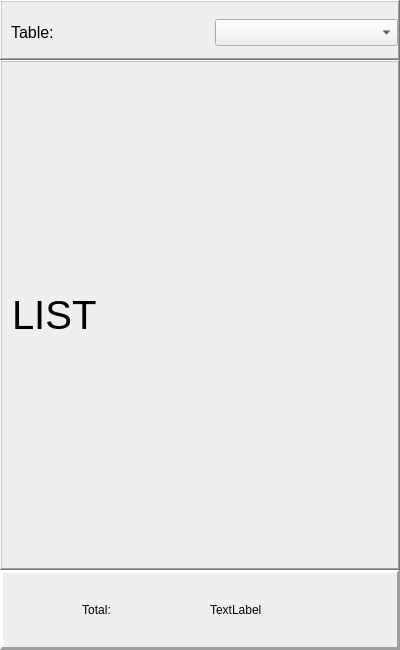
        <widget class="QFrame" name="rightMenu">
         <property name="minimumSize">
          <size>
           <width>400</width>
           <height>650</height>
          </size>
         </property>
         <property name="maximumSize">
          <size>
           <width>400</width>
           <height>650</height>
          </size>
         </property>
         <property name="frameShape">
          <enum>QFrame::NoFrame</enum>
         </property>
         <property name="frameShadow">
          <enum>QFrame::Raised</enum>
         </property>
         <property name="lineWidth">
          <number>3</number>
         </property>
         <layout class="QVBoxLayout" name="verticalLayout_2">
          <property name="spacing">
           <number>0</number>
          </property>
          <property name="leftMargin">
           <number>0</number>
          </property>
          <property name="topMargin">
           <number>0</number>
          </property>
          <property name="rightMargin">
           <number>0</number>
          </property>
          <property name="bottomMargin">
           <number>0</number>
          </property>
          <item alignment="Qt::AlignTop">
           <widget class="QFrame" name="topbar_2">
            <property name="minimumSize">
             <size>
              <width>0</width>
              <height>60</height>
             </size>
            </property>
            <property name="maximumSize">
             <size>
              <width>16777215</width>
              <height>60</height>
             </size>
            </property>
            <property name="frameShape">
             <enum>QFrame::WinPanel</enum>
            </property>
            <property name="frameShadow">
             <enum>QFrame::Raised</enum>
            </property>
            <property name="lineWidth">
             <number>3</number>
            </property>
            <layout class="QHBoxLayout" name="horizontalLayout_6">
             <property name="spacing">
              <number>20</number>
             </property>
             <property name="topMargin">
              <number>5</number>
             </property>
             <property name="rightMargin">
              <number>0</number>
             </property>
             <property name="bottomMargin">
              <number>0</number>
             </property>
             <item>
              <widget class="QLabel" name="label_2">
               <property name="font">
                <font>
                 <pointsize>12</pointsize>
                </font>
               </property>
               <property name="text">
                <string>Table:</string>
               </property>
              </widget>
             </item>
             <item>
              <widget class="QComboBox" name="comboBox">
               <property name="minimumSize">
                <size>
                 <width>0</width>
                 <height>27</height>
                </size>
               </property>
               <property name="maximumSize">
                <size>
                 <width>16777215</width>
                 <height>27</height>
                </size>
               </property>
               <property name="editable">
                <bool>false</bool>
               </property>
               <property name="currentText">
                <string/>
               </property>
               <property name="currentIndex">
                <number>-1</number>
               </property>
              </widget>
             </item>
            </layout>
           </widget>
          </item>
          <item>
           <widget class="QFrame" name="frame_7">
            <property name="sizePolicy">
             <sizepolicy hsizetype="Preferred" vsizetype="Expanding">
              <horstretch>0</horstretch>
              <verstretch>0</verstretch>
             </sizepolicy>
            </property>
            <property name="minimumSize">
             <size>
              <width>0</width>
              <height>0</height>
             </size>
            </property>
            <property name="frameShape">
             <enum>QFrame::WinPanel</enum>
            </property>
            <property name="frameShadow">
             <enum>QFrame::Raised</enum>
            </property>
            <property name="lineWidth">
             <number>3</number>
            </property>
            <layout class="QHBoxLayout" name="horizontalLayout_11">
             <property name="spacing">
              <number>0</number>
             </property>
             <property name="leftMargin">
              <number>10</number>
             </property>
             <property name="topMargin">
              <number>0</number>
             </property>
             <property name="rightMargin">
              <number>0</number>
             </property>
             <property name="bottomMargin">
              <number>0</number>
             </property>
             <item>
              <widget class="QLabel" name="label_5">
               <property name="font">
                <font>
                 <pointsize>30</pointsize>
                </font>
               </property>
               <property name="text">
                <string>LIST</string>
               </property>
              </widget>
             </item>
            </layout>
           </widget>
          </item>
          <item>
           <widget class="QFrame" name="frame_8">
            <property name="minimumSize">
             <size>
              <width>396</width>
              <height>80</height>
             </size>
            </property>
            <property name="maximumSize">
             <size>
              <width>16777215</width>
              <height>16777215</height>
             </size>
            </property>
            <property name="frameShape">
             <enum>QFrame::Panel</enum>
            </property>
            <property name="frameShadow">
             <enum>QFrame::Raised</enum>
            </property>
            <property name="lineWidth">
             <number>3</number>
            </property>
            <layout class="QHBoxLayout" name="horizontalLayout_7">
             <property name="spacing">
              <number>20</number>
             </property>
             <property name="leftMargin">
              <number>0</number>
             </property>
             <property name="topMargin">
              <number>0</number>
             </property>
             <property name="rightMargin">
              <number>0</number>
             </property>
             <property name="bottomMargin">
              <number>0</number>
             </property>
             <item>
              <widget class="QLabel" name="label_3">
               <property name="text">
                <string>Total:</string>
               </property>
               <property name="alignment">
                <set>Qt::AlignCenter</set>
               </property>
              </widget>
             </item>
             <item>
              <widget class="QLabel" name="label_4">
               <property name="text">
                <string>TextLabel</string>
               </property>
              </widget>
             </item>
            </layout>
           </widget>
          </item>
         </layout>
        </widget>
